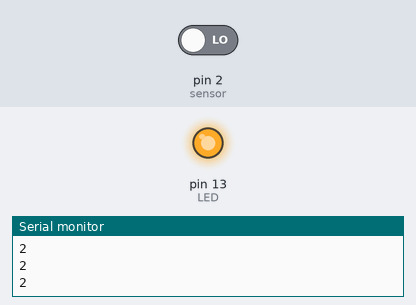
A sketch run on a simulated Arduino Uno, built with avr-gcc and run on an emulated ATmega328P. On the bench: output pins drawn as LEDs (lit = HIGH), the last lines printed to the serial monitor. The inputs (shaded band) are chosen by the test bench; at power-on: pin 2 (sensor) LOW.

Above: at 1.8 s.
1.9 s: pin 2 (sensor) driven HIGH
At 2.6 s:
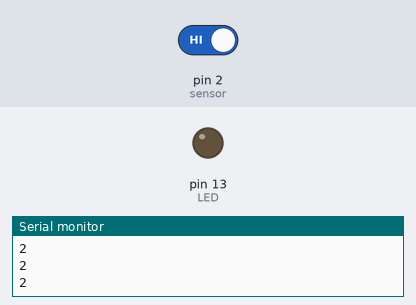
3.5 s: pin 2 (sensor) driven LOW
At 4.9 s:
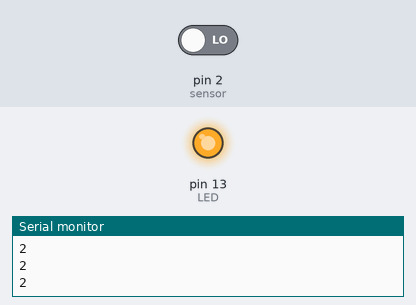
Timing chart, 0 to 6.5 s (numbered marks = the images above; inputs shaded):
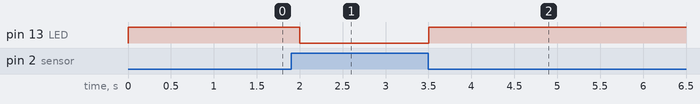

The sketch:

ir_sensor.ino
```cpp
int sensor=2;
int LED=13;
void setup()
{
pinMode(sensor,INPUT);
pinMode(LED,OUTPUT);
Serial.begin(9600);

}
void loop()
{
  int statussensor=digitalRead(sensor);
  if(statussensor==1)
 {
  digitalWrite(LED,LOW);

 }
   else
   {
  digitalWrite(LED,HIGH);
   }
delay(500);
Serial.println(sensor);

}
```

Measured:
- after the input at 1.9 s, pin 13 (LED): HIGH → LOW after 0.10 s
- after the input at 3.5 s, pin 13 (LED): LOW → HIGH at once
